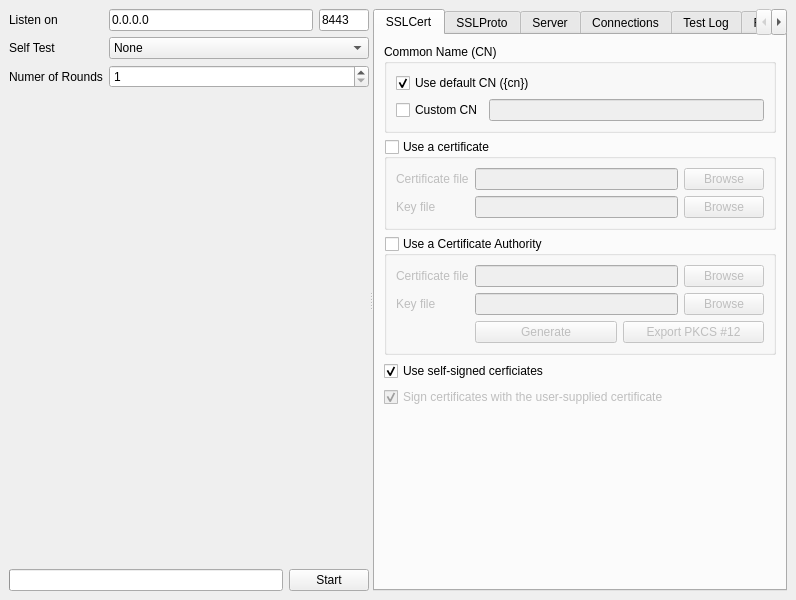
<?xml version="1.0" encoding="UTF-8"?>
<ui version="4.0">
 <class>MainWindow</class>
 <widget class="QMainWindow" name="MainWindow">
  <property name="geometry">
   <rect>
    <x>0</x>
    <y>0</y>
    <width>796</width>
    <height>600</height>
   </rect>
  </property>
  <property name="windowTitle">
   <string>sslcaudit</string>
  </property>
  <widget class="QWidget" name="centralwidget">
   <layout class="QGridLayout" name="gridLayout_7">
    <item row="0" column="0">
     <widget class="QSplitter" name="splitter">
      <property name="orientation">
       <enum>Qt::Horizontal</enum>
      </property>
      <widget class="QWidget" name="layoutWidget">
       <layout class="QVBoxLayout" name="verticalLayout">
        <item>
         <layout class="QFormLayout" name="formLayout">
          <item row="0" column="0">
           <widget class="QLabel" name="listenOnLabel">
            <property name="text">
             <string>Listen on</string>
            </property>
           </widget>
          </item>
          <item row="0" column="1">
           <layout class="QHBoxLayout" name="horizontalLayout_8">
            <item>
             <widget class="QLineEdit" name="hostnameLineEdit">
              <property name="minimumSize">
               <size>
                <width>175</width>
                <height>0</height>
               </size>
              </property>
              <property name="text">
               <string notr="true">0.0.0.0</string>
              </property>
             </widget>
            </item>
            <item>
             <widget class="QLineEdit" name="portLineEdit">
              <property name="minimumSize">
               <size>
                <width>50</width>
                <height>0</height>
               </size>
              </property>
              <property name="maximumSize">
               <size>
                <width>50</width>
                <height>16777215</height>
               </size>
              </property>
              <property name="text">
               <string>8443</string>
              </property>
             </widget>
            </item>
           </layout>
          </item>
          <item row="1" column="0">
           <widget class="QLabel" name="selfTestLabel">
            <property name="text">
             <string>Self Test</string>
            </property>
           </widget>
          </item>
          <item row="1" column="1">
           <widget class="QComboBox" name="selfTestComboBox">
            <item>
             <property name="text">
              <string>None</string>
             </property>
            </item>
            <item>
             <property name="text">
              <string>Plain TCP client</string>
             </property>
            </item>
            <item>
             <property name="text">
              <string>CN-verifying client</string>
             </property>
            </item>
            <item>
             <property name="text">
              <string>curl</string>
             </property>
            </item>
           </widget>
          </item>
          <item row="2" column="0">
           <widget class="QLabel" name="numerOfRoundsLabel">
            <property name="text">
             <string>Numer of Rounds</string>
            </property>
           </widget>
          </item>
          <item row="2" column="1">
           <widget class="QSpinBox" name="numerOfRoundsSpinBox">
            <property name="minimum">
             <number>1</number>
            </property>
            <property name="maximum">
             <number>999999999</number>
            </property>
           </widget>
          </item>
         </layout>
        </item>
        <item>
         <spacer name="verticalSpacer">
          <property name="orientation">
           <enum>Qt::Vertical</enum>
          </property>
          <property name="sizeHint" stdset="0">
           <size>
            <width>20</width>
            <height>40</height>
           </size>
          </property>
         </spacer>
        </item>
        <item>
         <layout class="QHBoxLayout" name="horizontalLayout">
          <item>
           <widget class="QProgressBar" name="progressBar">
            <property name="minimumSize">
             <size>
              <width>185</width>
              <height>0</height>
             </size>
            </property>
            <property name="textVisible">
             <bool>false</bool>
            </property>
           </widget>
          </item>
          <item>
           <widget class="QPushButton" name="startButton">
            <property name="text">
             <string>Start</string>
            </property>
           </widget>
          </item>
         </layout>
        </item>
       </layout>
      </widget>
      <widget class="QTabWidget" name="tabWidget">
       <property name="currentIndex">
        <number>0</number>
       </property>
       <widget class="QWidget" name="tab">
        <attribute name="title">
         <string>SSLCert</string>
        </attribute>
        <layout class="QGridLayout" name="gridLayout_9">
         <item row="0" column="0">
          <widget class="QGroupBox" name="groupBox_3">
           <property name="title">
            <string>Common Name (CN)</string>
           </property>
           <layout class="QGridLayout" name="gridLayout_8">
            <item row="1" column="0">
             <layout class="QHBoxLayout" name="horizontalLayout_2">
              <item>
               <widget class="QCheckBox" name="customCommonNameCheckBox">
                <property name="enabled">
                 <bool>true</bool>
                </property>
                <property name="text">
                 <string>Custom CN</string>
                </property>
               </widget>
              </item>
              <item>
               <widget class="QLineEdit" name="customCNLineEdit">
                <property name="enabled">
                 <bool>false</bool>
                </property>
               </widget>
              </item>
             </layout>
            </item>
            <item row="0" column="0">
             <widget class="QCheckBox" name="useDefaultCNCheckbox">
              <property name="text">
               <string>Use default CN ({cn})</string>
              </property>
              <property name="checked">
               <bool>true</bool>
              </property>
             </widget>
            </item>
           </layout>
          </widget>
         </item>
         <item row="1" column="0">
          <widget class="QGroupBox" name="useCertificateGroupBox">
           <property name="title">
            <string>Use a certificate</string>
           </property>
           <property name="flat">
            <bool>false</bool>
           </property>
           <property name="checkable">
            <bool>true</bool>
           </property>
           <property name="checked">
            <bool>false</bool>
           </property>
           <layout class="QFormLayout" name="formLayout_2">
            <item row="0" column="0">
             <widget class="QLabel" name="label">
              <property name="text">
               <string>Certificate file</string>
              </property>
             </widget>
            </item>
            <item row="0" column="1">
             <layout class="QHBoxLayout" name="horizontalLayout_3">
              <item>
               <widget class="QLineEdit" name="certificateEdit1"/>
              </item>
              <item>
               <widget class="QPushButton" name="certificateBrowse1">
                <property name="statusTip">
                 <string>Select a certificate file</string>
                </property>
                <property name="text">
                 <string>Browse</string>
                </property>
               </widget>
              </item>
             </layout>
            </item>
            <item row="1" column="0">
             <widget class="QLabel" name="label_2">
              <property name="text">
               <string>Key file</string>
              </property>
             </widget>
            </item>
            <item row="1" column="1">
             <layout class="QHBoxLayout" name="horizontalLayout_4">
              <item>
               <widget class="QLineEdit" name="keyEdit1"/>
              </item>
              <item>
               <widget class="QPushButton" name="keyBrowse1">
                <property name="statusTip">
                 <string>Select a key file</string>
                </property>
                <property name="text">
                 <string>Browse</string>
                </property>
               </widget>
              </item>
             </layout>
            </item>
           </layout>
          </widget>
         </item>
         <item row="2" column="0">
          <widget class="QGroupBox" name="useCAGroupBox">
           <property name="title">
            <string>Use a Certificate Authority</string>
           </property>
           <property name="flat">
            <bool>false</bool>
           </property>
           <property name="checkable">
            <bool>true</bool>
           </property>
           <property name="checked">
            <bool>false</bool>
           </property>
           <layout class="QFormLayout" name="formLayout_3">
            <property name="fieldGrowthPolicy">
             <enum>QFormLayout::AllNonFixedFieldsGrow</enum>
            </property>
            <item row="0" column="0">
             <widget class="QLabel" name="label_3">
              <property name="text">
               <string>Certificate file</string>
              </property>
             </widget>
            </item>
            <item row="0" column="1">
             <layout class="QHBoxLayout" name="horizontalLayout_5">
              <item>
               <widget class="QLineEdit" name="certificateEdit2"/>
              </item>
              <item>
               <widget class="QPushButton" name="certificateBrowse2">
                <property name="statusTip">
                 <string>Select a certificate file</string>
                </property>
                <property name="text">
                 <string>Browse</string>
                </property>
               </widget>
              </item>
             </layout>
            </item>
            <item row="1" column="0">
             <widget class="QLabel" name="label_4">
              <property name="text">
               <string>Key file</string>
              </property>
             </widget>
            </item>
            <item row="1" column="1">
             <layout class="QHBoxLayout" name="horizontalLayout_6">
              <item>
               <widget class="QLineEdit" name="keyEdit2"/>
              </item>
              <item>
               <widget class="QPushButton" name="keyBrowse2">
                <property name="statusTip">
                 <string>Select a key file</string>
                </property>
                <property name="text">
                 <string>Browse</string>
                </property>
               </widget>
              </item>
             </layout>
            </item>
            <item row="2" column="1">
             <layout class="QHBoxLayout" name="horizontalLayout_7">
              <item>
               <widget class="QPushButton" name="generateButton">
                <property name="text">
                 <string>Generate</string>
                </property>
               </widget>
              </item>
              <item>
               <widget class="QPushButton" name="exportPKCS12Button">
                <property name="text">
                 <string>Export PKCS #12</string>
                </property>
               </widget>
              </item>
             </layout>
            </item>
           </layout>
          </widget>
         </item>
         <item row="3" column="0">
          <widget class="QCheckBox" name="useSelfSignedCertificatesCheckBox">
           <property name="text">
            <string>Use self-signed cerficiates</string>
           </property>
           <property name="checked">
            <bool>true</bool>
           </property>
          </widget>
         </item>
         <item row="4" column="0">
          <widget class="QCheckBox" name="useUserCertificatesToSign">
           <property name="enabled">
            <bool>false</bool>
           </property>
           <property name="text">
            <string>Sign certificates with the user-supplied certificate</string>
           </property>
           <property name="checkable">
            <bool>true</bool>
           </property>
           <property name="checked">
            <bool>true</bool>
           </property>
          </widget>
         </item>
         <item row="5" column="0">
          <spacer name="verticalSpacer_2">
           <property name="orientation">
            <enum>Qt::Vertical</enum>
           </property>
           <property name="sizeHint" stdset="0">
            <size>
             <width>38</width>
             <height>134</height>
            </size>
           </property>
          </spacer>
         </item>
        </layout>
       </widget>
       <widget class="QWidget" name="tab_2">
        <attribute name="title">
         <string>SSLProto</string>
        </attribute>
        <layout class="QGridLayout" name="gridLayout_6">
         <item row="0" column="0">
          <widget class="QGroupBox" name="groupBox">
           <property name="title">
            <string>Protocols</string>
           </property>
           <layout class="QGridLayout" name="gridLayout_4">
            <item row="0" column="0">
             <widget class="QListWidget" name="protocolList">
              <item>
               <property name="text">
                <string>Protocol A</string>
               </property>
              </item>
              <item>
               <property name="text">
                <string>Protocol B</string>
               </property>
              </item>
              <item>
               <property name="text">
                <string>Protocol C</string>
               </property>
              </item>
              <item>
               <property name="text">
                <string>Protocol D</string>
               </property>
              </item>
             </widget>
            </item>
           </layout>
          </widget>
         </item>
         <item row="1" column="0">
          <widget class="QGroupBox" name="groupBox_2">
           <property name="title">
            <string>Ciphers</string>
           </property>
           <layout class="QGridLayout" name="gridLayout_5">
            <item row="0" column="0">
             <widget class="QListWidget" name="cipherList">
              <item>
               <property name="text">
                <string>Cipher A</string>
               </property>
              </item>
              <item>
               <property name="text">
                <string>Cipher B</string>
               </property>
              </item>
              <item>
               <property name="text">
                <string>Cipher C</string>
               </property>
              </item>
              <item>
               <property name="text">
                <string>Cipher D</string>
               </property>
              </item>
             </widget>
            </item>
           </layout>
          </widget>
         </item>
        </layout>
       </widget>
       <widget class="QWidget" name="widget">
        <attribute name="title">
         <string>Server</string>
        </attribute>
        <layout class="QGridLayout" name="gridLayout_10">
         <item row="0" column="0">
          <widget class="QGroupBox" name="groupBox_6">
           <property name="title">
            <string>Certificates</string>
           </property>
           <layout class="QFormLayout" name="formLayout_4">
            <item row="0" column="0" colspan="2">
             <widget class="QRadioButton" name="dontFetchCertificateRadioButton">
              <property name="text">
               <string>Don't fetch server certificate</string>
              </property>
             </widget>
            </item>
            <item row="1" column="0" colspan="2">
             <widget class="QRadioButton" name="fetchCertificateRadioButton">
              <property name="text">
               <string>Fetch server certificate from original destination</string>
              </property>
              <property name="checked">
               <bool>true</bool>
              </property>
             </widget>
            </item>
            <item row="2" column="0" colspan="2">
             <layout class="QHBoxLayout" name="horizontalLayout_9">
              <item>
               <widget class="QRadioButton" name="fetchCustomCertificateRadioButton">
                <property name="text">
                 <string>Fetch server certificate from</string>
                </property>
               </widget>
              </item>
              <item>
               <widget class="QLineEdit" name="customCertificateLineEdit">
                <property name="enabled">
                 <bool>false</bool>
                </property>
                <property name="placeholderText">
                 <string>Hostname:Port</string>
                </property>
               </widget>
              </item>
             </layout>
            </item>
           </layout>
          </widget>
         </item>
        </layout>
       </widget>
       <widget class="QWidget" name="tab_3">
        <attribute name="title">
         <string>Connections</string>
        </attribute>
        <layout class="QGridLayout" name="gridLayout_3">
         <item row="0" column="0">
          <widget class="QTreeView" name="treeView"/>
         </item>
        </layout>
       </widget>
       <widget class="QWidget" name="tab_4">
        <attribute name="title">
         <string>Test Log</string>
        </attribute>
        <layout class="QGridLayout" name="gridLayout_2">
         <item row="1" column="2">
          <widget class="QPushButton" name="clearLogButton">
           <property name="text">
            <string>Clear</string>
           </property>
          </widget>
         </item>
         <item row="1" column="0">
          <widget class="QCheckBox" name="showDebugMessagesCheckBox">
           <property name="text">
            <string>Show debug messages</string>
           </property>
          </widget>
         </item>
         <item row="0" column="0" colspan="3">
          <widget class="QListWidget" name="testLog"/>
         </item>
         <item row="1" column="1">
          <spacer name="horizontalSpacer_2">
           <property name="orientation">
            <enum>Qt::Horizontal</enum>
           </property>
           <property name="sizeHint" stdset="0">
            <size>
             <width>40</width>
             <height>20</height>
            </size>
           </property>
          </spacer>
         </item>
        </layout>
       </widget>
       <widget class="QWidget" name="tab_5">
        <attribute name="title">
         <string>Report</string>
        </attribute>
        <layout class="QGridLayout" name="gridLayout">
         <item row="1" column="0">
          <spacer name="horizontalSpacer">
           <property name="orientation">
            <enum>Qt::Horizontal</enum>
           </property>
           <property name="sizeHint" stdset="0">
            <size>
             <width>250</width>
             <height>20</height>
            </size>
           </property>
          </spacer>
         </item>
         <item row="1" column="1">
          <widget class="QPushButton" name="copyToClipboardButton">
           <property name="text">
            <string>Copy to clipboard</string>
           </property>
          </widget>
         </item>
         <item row="0" column="0" colspan="2">
          <widget class="QTextEdit" name="reportText">
           <property name="readOnly">
            <bool>true</bool>
           </property>
           <property name="html">
            <string>&lt;!DOCTYPE HTML PUBLIC &quot;-//W3C//DTD HTML 4.0//EN&quot; &quot;http://www.w3.org/TR/REC-html40/strict.dtd&quot;&gt;
&lt;html&gt;&lt;head&gt;&lt;meta name=&quot;qrichtext&quot; content=&quot;1&quot; /&gt;&lt;style type=&quot;text/css&quot;&gt;
p, li { white-space: pre-wrap; }
&lt;/style&gt;&lt;/head&gt;&lt;body style=&quot; font-family:'Ubuntu'; font-size:11pt; font-weight:400; font-style:normal;&quot;&gt;
&lt;p style=&quot; margin-top:0px; margin-bottom:0px; margin-left:0px; margin-right:0px; -qt-block-indent:0; text-indent:0px;&quot;&gt;&lt;span style=&quot; font-family:'monospace'; font-size:10pt;&quot;&gt;This is the report text. It will be copied to your clipboard.&lt;/span&gt;&lt;/p&gt;&lt;/body&gt;&lt;/html&gt;</string>
           </property>
          </widget>
         </item>
        </layout>
       </widget>
      </widget>
     </widget>
    </item>
   </layout>
  </widget>
 </widget>
 <resources/>
 <connections>
  <connection>
   <sender>customCommonNameCheckBox</sender>
   <signal>toggled(bool)</signal>
   <receiver>customCNLineEdit</receiver>
   <slot>setEnabled(bool)</slot>
   <hints>
    <hint type="sourcelabel">
     <x>407</x>
     <y>109</y>
    </hint>
    <hint type="destinationlabel">
     <x>462</x>
     <y>110</y>
    </hint>
   </hints>
  </connection>
  <connection>
   <sender>fetchCustomCertificateRadioButton</sender>
   <signal>toggled(bool)</signal>
   <receiver>customCertificateLineEdit</receiver>
   <slot>setEnabled(bool)</slot>
   <hints>
    <hint type="sourcelabel">
     <x>451</x>
     <y>131</y>
    </hint>
    <hint type="destinationlabel">
     <x>516</x>
     <y>139</y>
    </hint>
   </hints>
  </connection>
  <connection>
   <sender>useCertificateGroupBox</sender>
   <signal>toggled(bool)</signal>
   <receiver>useUserCertificatesToSign</receiver>
   <slot>setEnabled(bool)</slot>
   <hints>
    <hint type="sourcelabel">
     <x>580</x>
     <y>197</y>
    </hint>
    <hint type="destinationlabel">
     <x>580</x>
     <y>433</y>
    </hint>
   </hints>
  </connection>
 </connections>
</ui>
